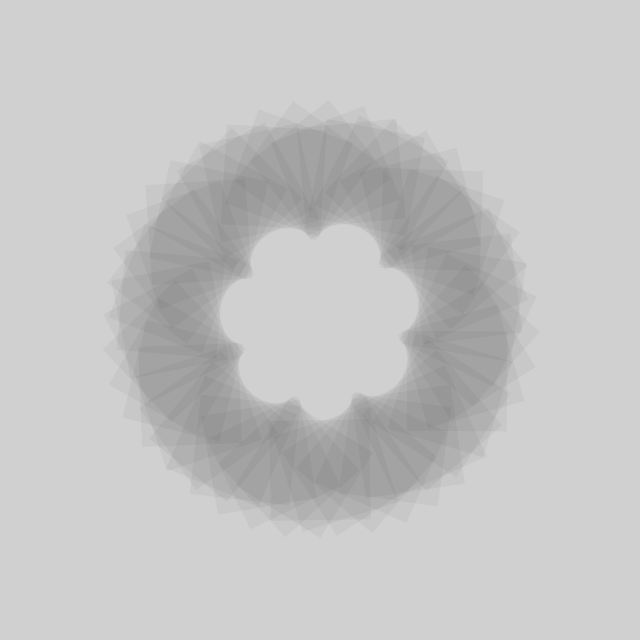
Frame 1 (no input)
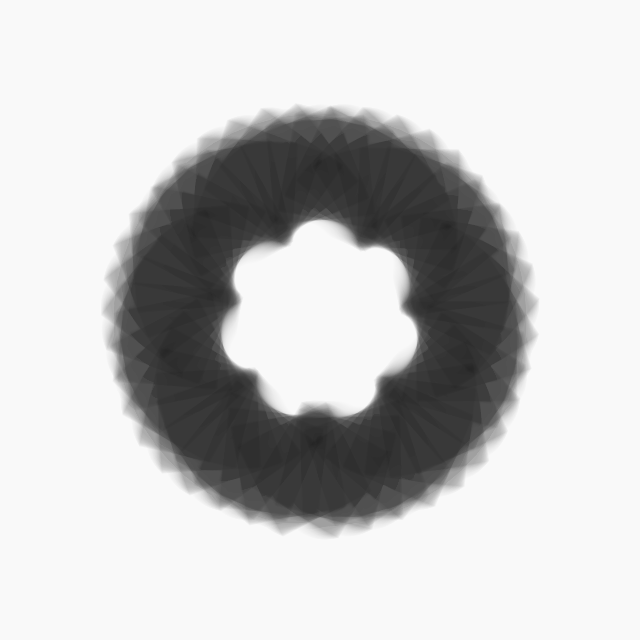
Frame 60 (the mouse pressed at the canvas centre just before this capture)
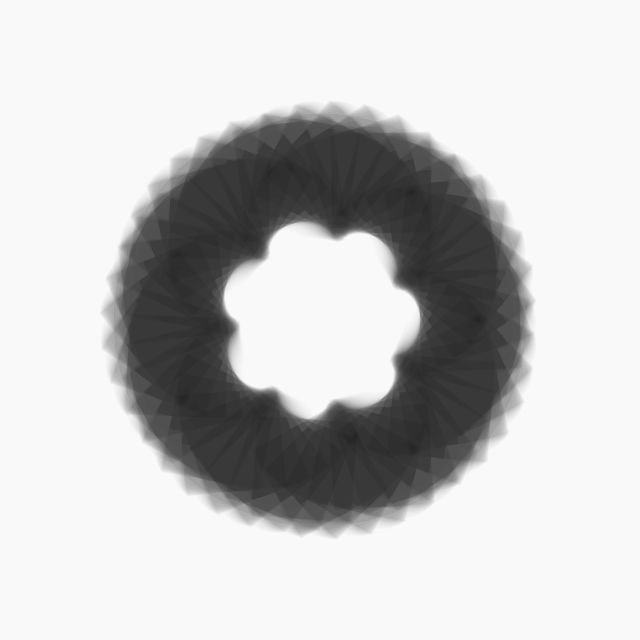
Frame 120 (the mouse held since frame 60 and released just before this capture)

The Processing sketch that drew these frames (run headless with seeded random() and noise(); from frame 60 on, the mouse is pressed at the canvas centre):

// Processing sketch: processing_161722
// ── processing_161722.pde

void setup() {
  size(640, 640);
  noStroke();
  rectMode(CENTER);
}

void draw() {
  fill(255, 20);
  rect(width/2, height/2, width, height);
  translate(width/2, height/2);
  fill(0, 10);
  for (int i = 0; i < 360; i+=6) {
    float x = sin(radians(i)) * 150;
    float y = cos(radians(i)) * 150;
    pushMatrix();
    translate(x, y);
    rotate(i-radians(frameCount));
    rect(0, 0, 100, 100);
    popMatrix();
  }
}
